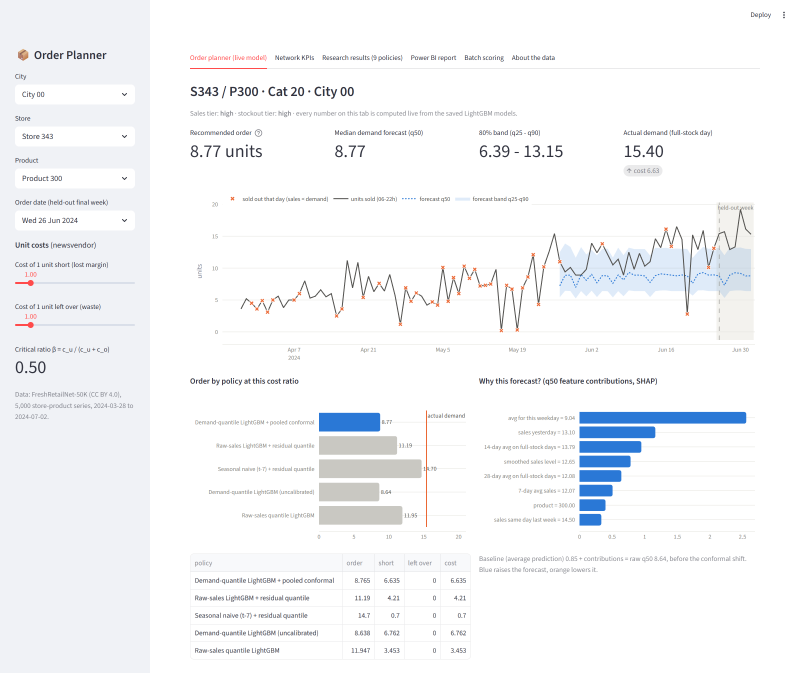
#> input picture report/assets/streamlit/st1_order_planner.png, 2400 x 2019 px (shown at 1/3 size); its folder holds 4 pictures in this run
$ python trim_shots.py
#> lines starting #> are read from the running program, lines starting #| are printed output that depends on the picture
from pathlib import Path
from PIL import Image, ImageChops
d = Path("assets/streamlit")
for f in sorted(d.glob("st[1-6]_*.png")):
    im = Image.open(f).convert("RGB")
#> im is the input picture: PIL image 2400x2019 RGB; mean R, G, B 245.3, 246.5, 248.5
    main = im.crop((480, 0, im.width, im.height))
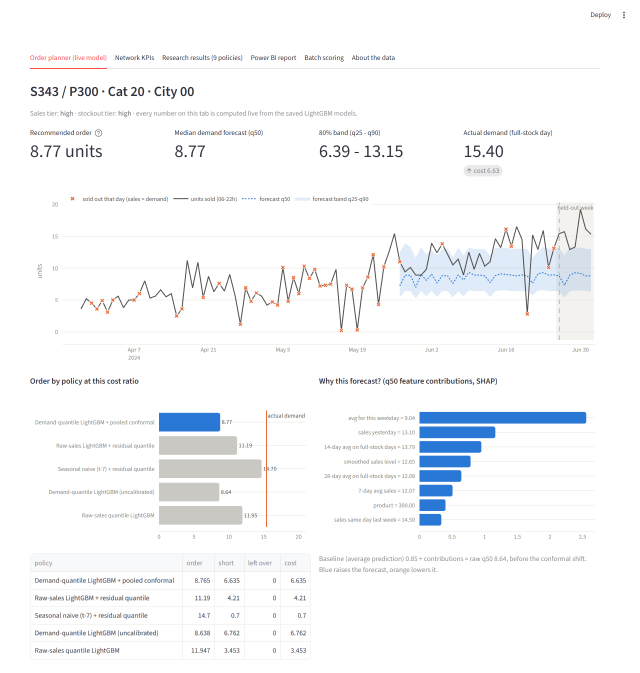
#> main: PIL image 1920x2019 RGB (shown at 1/3 size); mean R, G, B 246.7, 247.9, 249.5
    bg = Image.new("RGB", main.size, (255, 255, 255))
#> bg: PIL image 1920x2019 RGB; every value is 255
    box = ImageChops.difference(main, bg).getbbox()
#> box = (90, 35, 1875, 1979)
    if box:
        im = im.crop((0, 0, im.width, min(im.height, box[3] + 40)))
        im.save(f)
    print(f.name, im.size)
#| st1_order_planner.png (2400, 2019)
#> pass 2 of the loop `for f in sorted(d.glob("st[1-6]_*.png")):`:
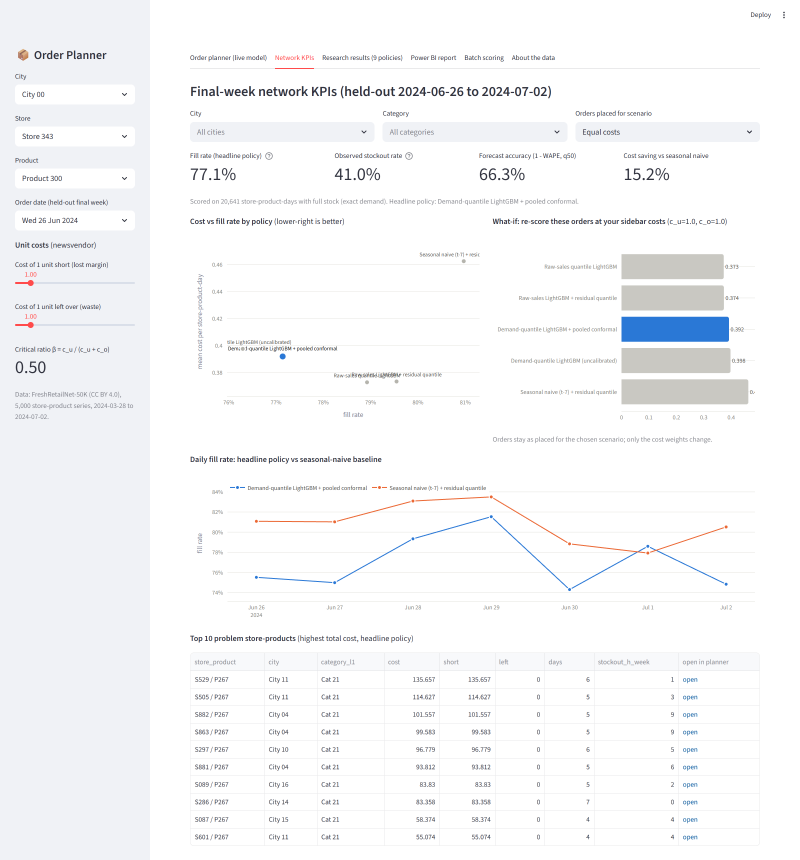
#> input picture report/assets/streamlit/st2_network_kpis.png, 2400 x 2578 px (shown at 1/3 size)
#> im is the input picture: PIL image 2400x2578 RGB; mean R, G, B 247.1, 247.8, 249
#> `main = im.crop((480, 0, im.width, im.height))`:
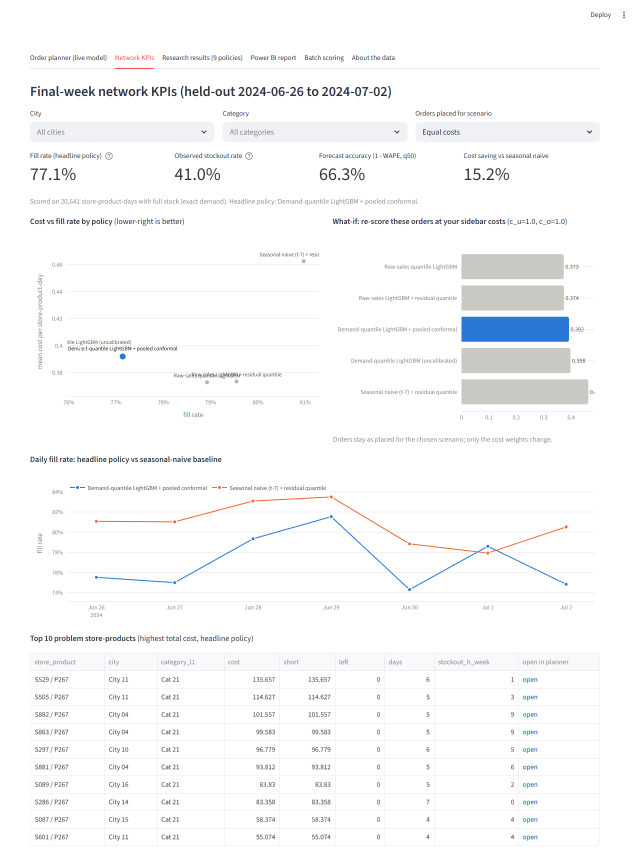
#> main: PIL image 1920x2578 RGB (shown at 1/3 size); mean R, G, B 248.9, 249.3, 250
#> bg: PIL image 1920x2578 RGB; every value is 255
#> box = (90, 35, 1875, 2538)
#| st2_network_kpis.png (2400, 2578)
#> pass 3 of the loop `for f in sorted(d.glob("st[1-6]_*.png")):`:
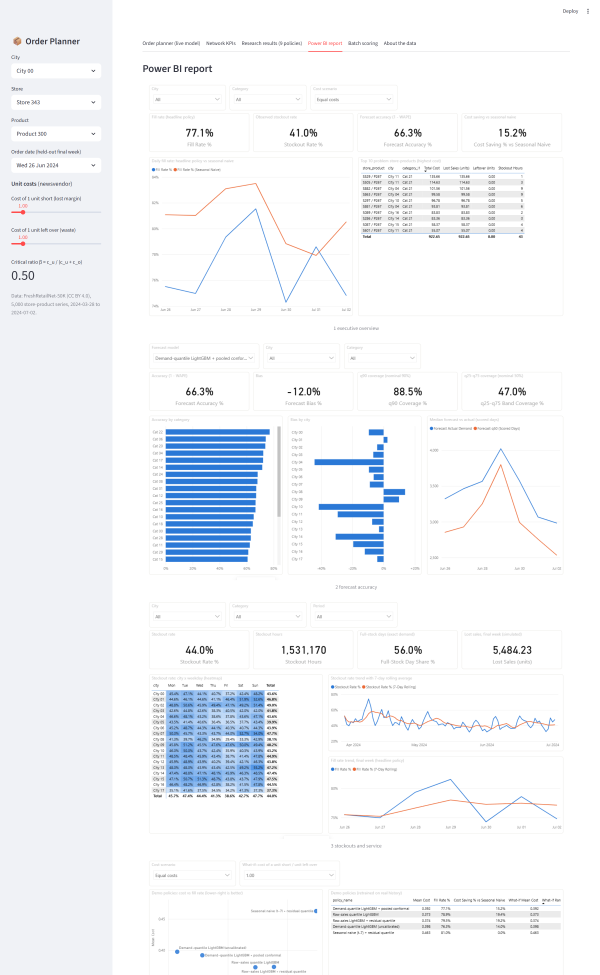
#> input picture report/assets/streamlit/st4_power_bi_report.png, 2400 x 3900 px (shown at 1/4 size)
#> im is the input picture: PIL image 2400x3900 RGB; mean R, G, B 243.2, 245.7, 249.1
#> `main = im.crop((480, 0, im.width, im.height))`:
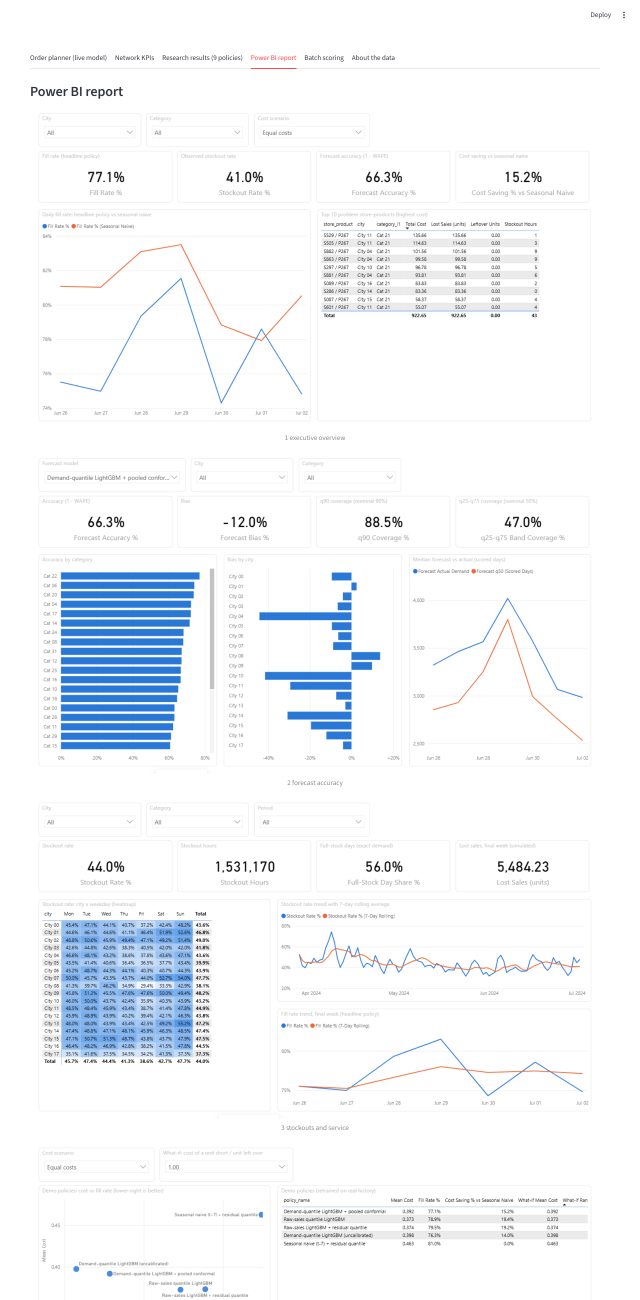
#> main: PIL image 1920x3900 RGB (shown at 1/3 size); mean R, G, B 243.9, 246.6, 250
#> bg: PIL image 1920x3900 RGB; every value is 255
#> box = (90, 35, 1875, 3900)
#| st4_power_bi_report.png (2400, 3900)
